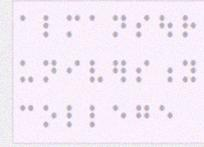
%> input picture braille.jpg, 204 x 147 px
$ octave brail.m   (GNU Octave 9; MATLAB toolbox functions it lacks are replaced by stand-ins)
%> lines starting %> are read from the running program, lines starting %| are printed output that depends on the picture; in (x1, y1, x2, y2) boxes, pixels count from 0 and x2, y2 are one past the last pixel; in counts of white or black regions, pixels touching at a corner belong together; the program's own positions count from 1
RGB = imread('braille.jpg');
%> RGB is the input picture: size 147x204x3 uint8; mean R, G, B 245, 235.3, 247.2
I = rgb2gray(RGB);
I2 = imcrop(I,[14.5100 3.5100 189.9800 134.9800]);
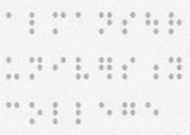
%> I2: size 135x190 uint8; min 162, max 253, mean 240
h = ones(5,5) / 25;
I3=imfilter(I2,h);
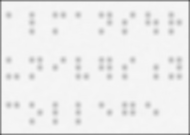
%> I3: size 135x190 uint8; min 88, max 247, mean 236.3
I4 = imadjust(I3);
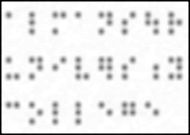
%> I4: size 135x190 uint8; min 0, max 255, mean 232.4
I5 = imcomplement(I4);
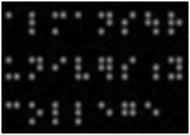
%> I5: size 135x190 uint8; min 0, max 255, mean 22.6
se = strel('disk',1);
I6 = imdilate(I5,se);
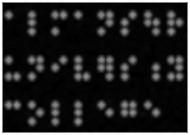
%> I6: size 135x190 uint8; min 0, max 255, mean 34.8
I7 = im2bw(I6, 0.4);
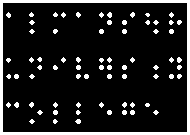
%> I7: size 135x190 logical; 12.7% white; 71 white regions (42 under 20 px), largest, box (x1, y1, x2, y2) and area: (0, 0, 190, 135) 1914, (107, 12, 112, 18) 22, (177, 57, 182, 63) 22
subplot(4,4,1)
imshow(RGB)
title('rgb')
subplot(4,4,2)
imshow(I)
title('gray Image')
subplot(4,4,3)
imshow(I2)
title('Cropped Image')
subplot(4,4,4)
imshow(I3)
title('filtered Image')
subplot(4,4,5)
imshow(I4)
title('contrast Image')
subplot(4,4,6)
imshow(I5)
title('complement Image')
subplot(4,4,7)
imshow(I6)
title('dilate Image')
